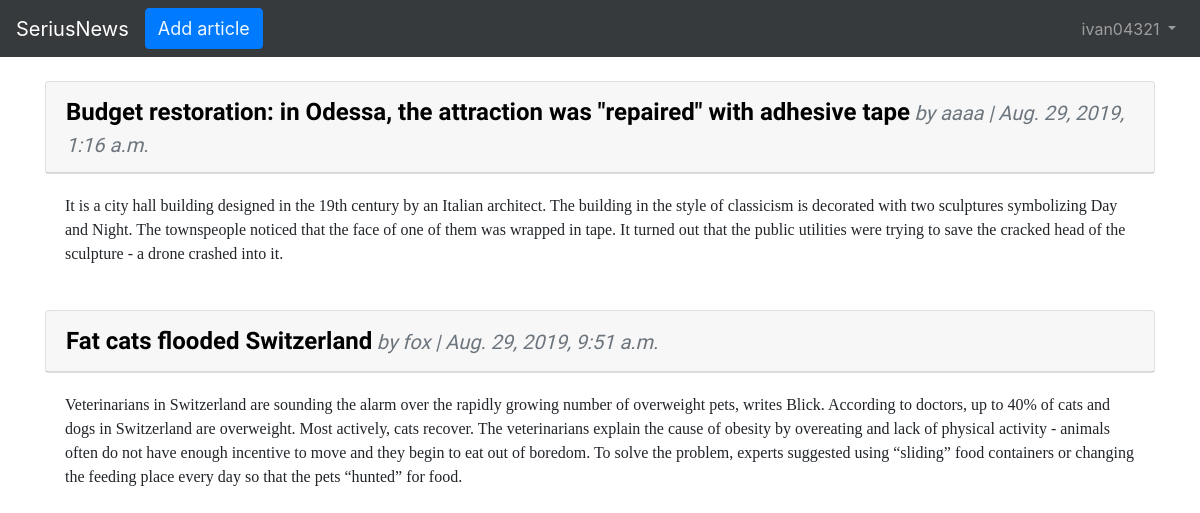
/articles/ (signed in), run on the app's committed database.
### users/models.py (models this page shows)
class CustomUser(AbstractUser):
    age = models.PositiveIntegerField(default = 0)

### articles/models.py (models this page shows, shortened)
class Article(models.Model):
    title = models.CharField(max_length=255)
    body = models.TextField()
    data = models.DateTimeField(auto_now_add=True)
    author = models.ForeignKey(
        settings.AUTH_USER_MODEL,
        on_delete=models.CASCADE,
    )

### articles/views.py (the view)
# urls.py: path('', views.ArticleListView.as_view(), name = 'article_list'),
class ArticleListView(ListView):
    model = Article
    template_name = 'article_list.html'

### templates/article_list.html (shortened to what this page needs)
{% extends 'base.html' %}
{% block content %}
    {% for article in article_list %}
        <div class="card">
            <div class="card-header">
                <span class="font-weight-bold" style="font-family: 'Acme', sans-serif; font-size: 24px"><a href="{% url 'article_detail' article.pk %}" style="text-decoration: none; color: black">{{ article.title }}</a></span>
                <span class="text-muted" style="font-family: 'Acme', sans-serif; font-size: 20px; font-style: italic;">by {{ article.author }} | {{ article.data }}</span>
            </div>
        </div>
        <div class="card-body" style="font-family: 'Hepta Slab', serif; font-size: 16px">
            {{ article.body }}
        </div>
        <br />
    {% endfor %}
{% endblock content %}

### templates/base.html (shortened to what this page needs)
<!DOCTYPE html>
<html lang="en">
<head>
    <link rel="stylesheet" href="https://stackpath.bootstrapcdn.com/bootstrap/4.3.1/css/bootstrap.min.css">
</head>
<body>
    <nav class="navbar navbar-expand-md navbar-dark bg-inverse mb-4" style="background-color: #373a3c;">
        <a class="navbar-brand" href="{% url 'home' %}">SeriusNews</a>
        {% if user.is_authenticated %}
            <dev class="navbar-nav">
                <a href="{% url 'article_new' %}"><button class="btn btn-primary" type="button" style="font-size: 18px;  color: aliceblue">Add article</button></a>
            </dev>
        {% endif %}
        <div class="collapse navbar-collapse" id="navbarTogglerDemo01">
            {% if user.is_authenticated %}
            <ul class="navbar-nav ml-auto">
                <li class="nav-item">
                    <a class="nav-link dropdown-toggle" href="#" id="userMenu" data-toggle="dropdown" aria-haspopup="true" aria-expanded="false">
                        {{ user.username }}
                    </a>
                </li>
            </ul>
            {% else %}
                <form class="form-inline ml-auto">
                    <a style="color: dodgerblue; text-decoration: none" href="{% url 'login' %}" class="btn-outline-secondary btn-lg ml-4" aria-pressed="true">Log in</a>
                    <a href="{% url 'signup' %}" class="btn btn-primary btn-lg ml-4">Sign up</a>
                </form>
            {% endif %}
        </div>
    </nav>
        <div class="container">
            {% block content %}
            {% endblock content %}
        </div>
</body>
</html>

### data on the page
CustomUser: username "ivan04321"
Article: title "Budget restoration: in Odessa, the attraction was \"repaired\" with adhesive tape", author "aaaa", data "Aug. 29, 2019, 1:16 a.m.", body "It is a city hall building designed in the 19th century by an Italian architect. The building in the style of classicism is decorated with two sculptures symbolizing Day and Night. The townspeople noticed that the face of one of them was wrapped in tape. It turned out that the public utilities were trying to save the cracked head of the sculpture - a drone crashed into it."
Article: title "Fat cats flooded Switzerland", author "fox", data "Aug. 29, 2019, 9:51 a.m.", body "Veterinarians in Switzerland are sounding the alarm over the rapidly growing number of overweight pets, writes Blick. According to doctors, up to 40% of cats and dogs in Switzerland are overweight. Most actively, cats recover. The veterinarians explain the cause of obesity by overeating and lack of physical activity - animals often do not have enough incentive to move and they begin to eat out of boredom. To solve the problem, experts suggested using “sliding” food containers or changing the feeding place every day so that the pets “hunted” for food."
